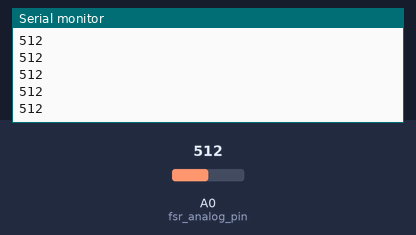
Bench run of a sketch on a simulated Arduino Uno, built with avr-gcc and run on an emulated ATmega328P. Shown: the last lines printed to the serial monitor. The inputs (shaded band) are chosen by the test bench; at power-on: A0 (fsr_analog_pin) = 512.

Above: at 1.2 s.
1.3 s: A0 (fsr_analog_pin) set to 716
At 2.0 s:
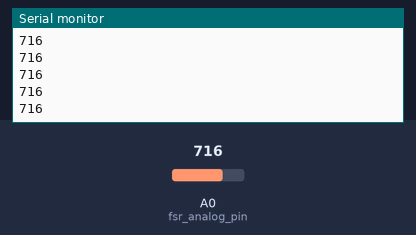
2.8 s: A0 (fsr_analog_pin) set to 900
At 3.4 s:
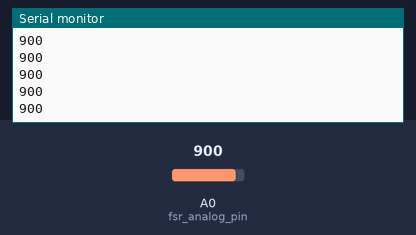
Timing chart, 0 to 5.8 s (numbered marks = the images above; inputs shaded):
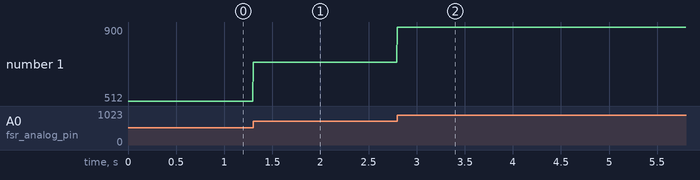

Measured:
- after the input at 1.3 s, the serial monitor: prints a new line at once (image 1)
- after the input at 2.8 s, the serial monitor: prints a new line at once (image 2)
- plotted number 1: 512 → 716 after the input at 1.3 s, 716 → 900 after the input at 2.8 s

The sketch:

mishmash_software_prototype.ino
```cpp
int fsr_analog_pin = 0;
int fsr_reading;
String analogValue;

void setup() {
Serial.begin(19200);
}
void loop() {
fsr_reading = analogRead(fsr_analog_pin);

if (fsr_reading > 2){
String analogValue = String(fsr_reading);
Serial.println(analogValue);
delay (5);
}
}
```
